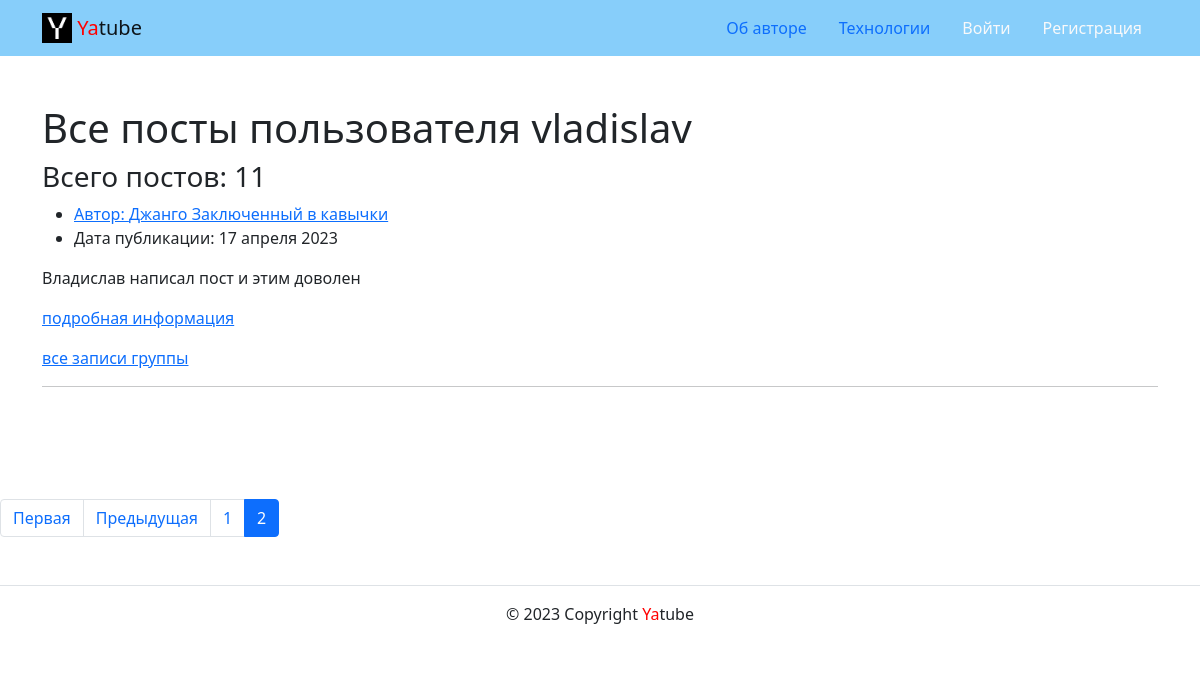
The app's page /profile/vladislav/?page=2, older data.
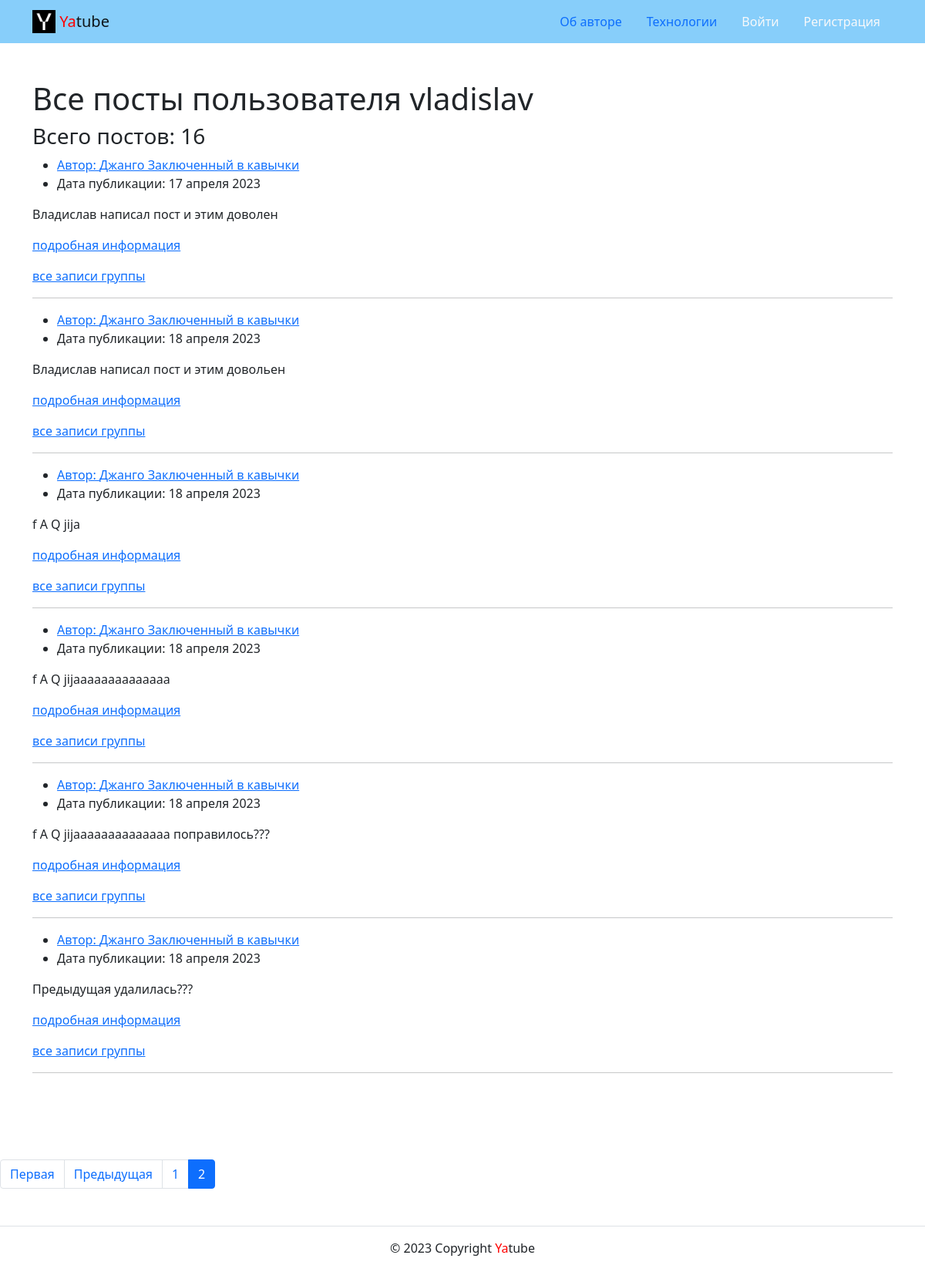
The same page, newer data.
### posts/models.py (models this page shows)
class Post(models.Model):
    text = models.TextField()
    pub_date = models.DateTimeField(auto_now_add=True)
    group = models.ForeignKey(
        Group,
        blank=True,
        null=True,
        on_delete=models.SET_NULL,
        related_name='group_posts'
    )
    author = models.ForeignKey(
        User,
        on_delete=models.CASCADE,
        related_name='posts'
    )

### posts/views.py (the view)
# urls.py: path('profile/<str:username>/', views.profile, name='profile'),
def profile(request, username):
    user_id = User.objects.get(username=username).id
    user_posts = Post.objects.all().filter(author=user_id)
    paginator = Paginator(user_posts, NUM_OF_POSTS)
    page_number = request.GET.get('page')
    page_obj = paginator.get_page(page_number)
    context = {
        'name': username,
        'page_obj': page_obj,
        'post_count': len(user_posts),
        'id': user_id,
    }
    return render(request, 'posts/profile.html', context)

### templates/posts/profile.html (shortened to what this page needs)
{% extends 'base.html' %}
{% block content %}
    <main>
      <div class="container py-5">
        <h1>Все посты пользователя {{ name }} </h1>
        <h3>Всего постов: {{ post_count }} </h3>
        {% for post in page_obj %}
          <ul>
            <li>
              <a href="{% url 'posts:profile' post.author %}">Автор: {{ post.author.get_full_name }}</a>
            </li>
            <li>
              Дата публикации: {{ post.pub_date|date:"d E Y" }}
            </li>
          </ul>
          <p>{{ post.text }}</p>
          <p><a href="{% url 'posts:post_detail' post.pk %}">подробная информация </a></p>
          {% if post.group %}
            <a href="{% url 'posts:group_posts' post.group.slug %}">все записи группы</a>
          {% endif %}
          {% if not forloop.last %}<hr>{% endif %}
        {% endfor %}
        <hr>
      </div>
    </main>
{% include 'posts/includes/paginator.html' %}
{% endblock %}

Row changes from the older to the newer data that the page shows:
added Post: author.get_full_name "Джанго Заключенный в кавычки", pub_date "18 апреля 2023", text "Владислав написал пост и этим довольен", shows "все записи группы"
added Post: author.get_full_name "Джанго Заключенный в кавычки", pub_date "18 апреля 2023", text "f A Q jija", shows "все записи группы"
added Post: author.get_full_name "Джанго Заключенный в кавычки", pub_date "18 апреля 2023", text "f A Q jijaaaaaaaaaaaaaa", shows "все записи группы"
added Post: author.get_full_name "Джанго Заключенный в кавычки", pub_date "18 апреля 2023", text "f A Q jijaaaaaaaaaaaaaa поправилось???", shows "все записи группы"
added Post: author.get_full_name "Джанго Заключенный в кавычки", pub_date "18 апреля 2023", text "Предыдущая удалилась???", shows "все записи группы"
Text that changed along with them:
{{ post_count }}: "11" → "16"
